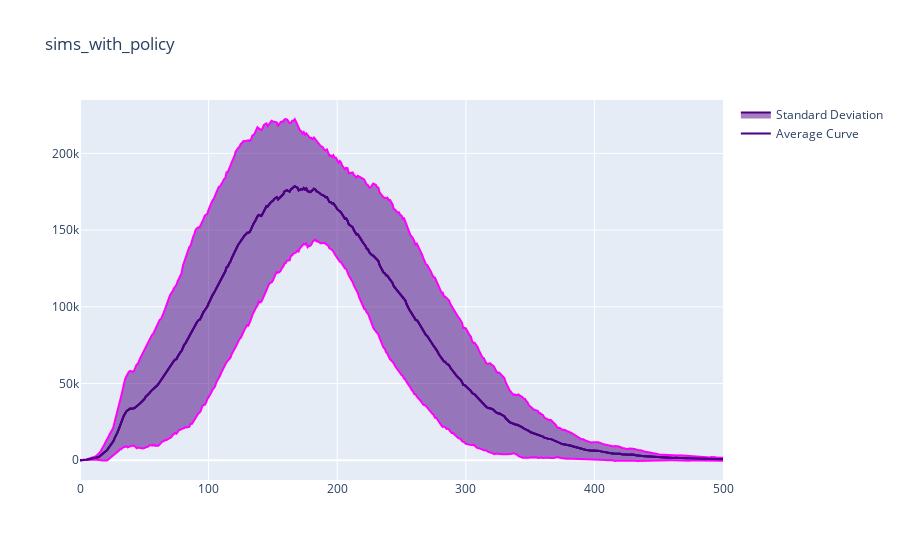

Source (notebook cell):
### Code cell
plot_average_curve(sims_with_policy, 'sims_with_policy', 'infected', absolute=True, capacity=False)

### Figure 1 — Plotly figure (JSON) as saved in the notebook; plotly's stock layout.template omitted (floating-point values rounded to 4 significant figures; data arrays with more than 128 entries replaced by an {"elided": "..."} marker saying what was removed)
{"data": [{"line": {"color": "indigo"}, "mode": "lines", "name": "Average Curve", "type": "scatter", "x": {"elided": "501 int values"}, "y": {"elided": "501 float values"}}, {"line": {"color": "magenta"}, "mode": "lines", "showlegend": false, "type": "scatter", "x": {"elided": "501 int values"}, "y": {"elided": "501 float values"}}, {"fill": "tonexty", "line": {"color": "indigo"}, "mode": "lines", "name": "Standard Deviation", "type": "scatter", "x": {"elided": "501 int values"}, "y": {"elided": "501 float values"}}, {"line": {"color": "magenta"}, "mode": "lines", "showlegend": false, "type": "scatter", "x": {"elided": "501 int values"}, "y": {"elided": "501 float values"}}, {"fill": "tonexty", "line": {"color": "indigo"}, "mode": "lines", "showlegend": false, "type": "scatter", "x": {"elided": "501 int values"}, "y": {"elided": "501 float values"}}], "layout": {"title": {"text": "sims_with_policy"}}}
